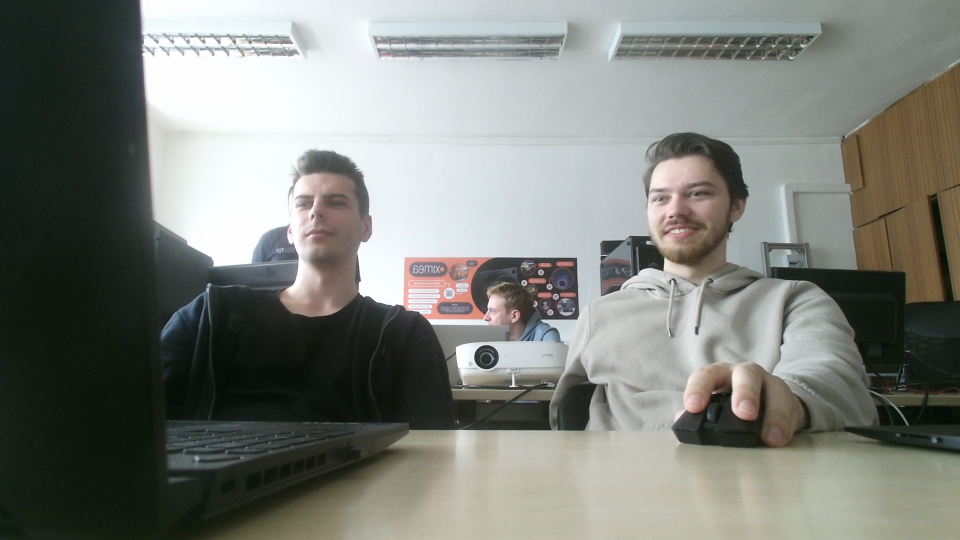
#> input picture Zadanie_4/color2.png, 1920 x 1080 px (shown at 1/2 size)
$ python Zadanie_4.py
#> lines starting #> are read from the running program, lines starting #| are printed output that depends on the picture
import open3d as o3d
import numpy as np
import cv2


# Načítanie farbného a hĺbkového obrazu
color_raw = cv2.imread("color2.png")  # BGR formát
#> color_raw is the input picture: shape (1080, 1920, 3); mean B, G, R 121.9, 128, 125
depth_raw = cv2.imread("depth2.png", cv2.IMREAD_UNCHANGED)  # 16-bit hĺbkový obraz
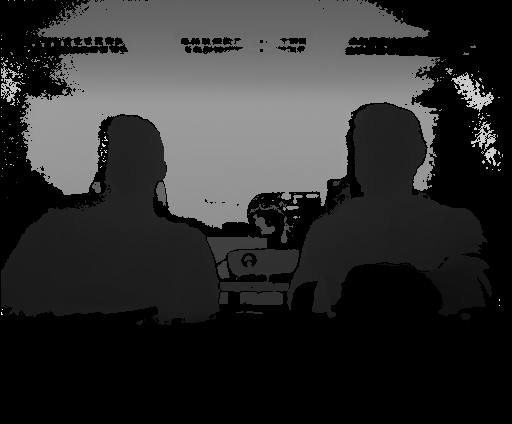
#> input picture Zadanie_4/depth2.png, 512 x 424 px
#> depth_raw is the input picture: shape (424, 512); min 0, max 255, mean 46.6

# Preráskaluj farbný obraz na veľkosť hĺbkového
depth_height, depth_width = depth_raw.shape
#> depth_height = 424; depth_width = 512
color_resized = cv2.resize(color_raw, (depth_width, depth_height))  # (šírka, výška)
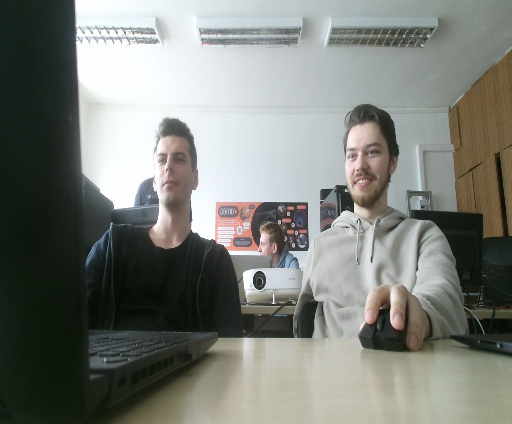
#> color_resized: shape (424, 512, 3); mean B, G, R 121.8, 127.9, 124.9

# Prevod na Open3D formát
color_o3d = o3d.geometry.Image(cv2.cvtColor(color_resized, cv2.COLOR_BGR2RGB))
depth_o3d = o3d.geometry.Image(depth_raw)

# Vytvorenie RGBD obrazu
rgbd_image = o3d.geometry.RGBDImage.create_from_color_and_depth(
    color_o3d, depth_o3d, convert_rgb_to_intensity=False
)
# [9 lines of commented-out code are left out]
intrinsic = o3d.camera.PinholeCameraIntrinsic()
intrinsic.set_intrinsics(width=512, height=424, fx=143.3, fy=97.5, cx=80.7, cy=67.9)

# 4. Vytvorenie mračna bodov
pcd = o3d.geometry.PointCloud.create_from_rgbd_image(rgbd_image, intrinsic)

# 5. Pre správnu orientáciu
pcd.transform([[1, 0, 0, 0],
               [0, -1, 0, 0],
               [0, 0, -1, 0],
               [0, 0, 0, 1]])

# 6. Zobrazenie
o3d.visualization.draw_geometries([pcd], window_name="Pôvodné mračno")

# Použijeme segmentáciu roviny pomocou RANSAC
#> (the run stopped early here; a loop or call above may not have finished)
